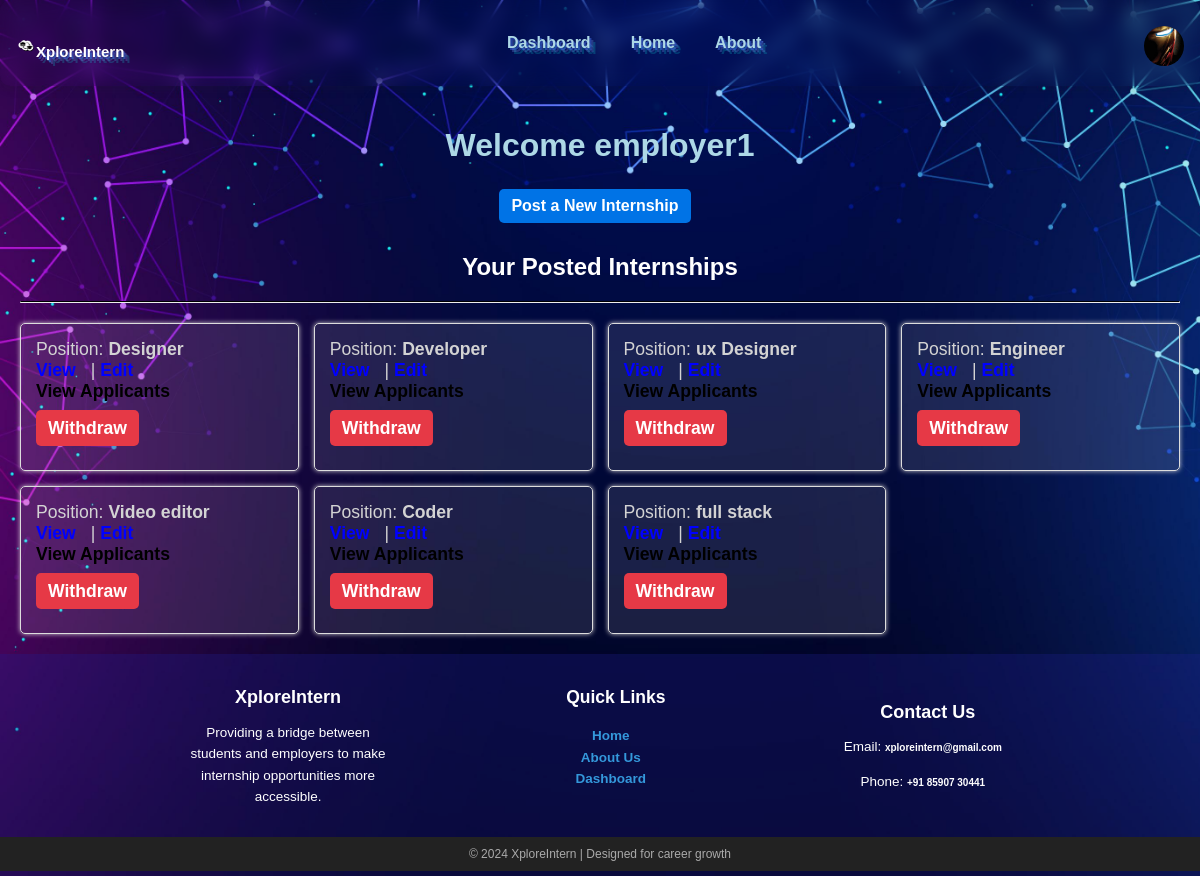
/employer/dashboard/ (signed in), run on the app's committed database.
### internships/models.py (models this page shows, shortened)
class Employer(models.Model):
    user = models.OneToOneField(User, on_delete=models.CASCADE)
    company_name = models.CharField(max_length=100)
    location = models.CharField(max_length=100)
    logo = models.FileField(upload_to='logo/', null=True, blank=True)
    updated_at = models.DateTimeField(auto_now=True)
    approved = models.BooleanField(default=False)  # Field to track approval status
    name= models.CharField(max_length=100, null=True, blank=True)
    contact_number = models.CharField(max_length=15, null=True, blank=True)
    description = models.TextField(null=True, blank=True)

class Job(models.Model):
    company = models.ForeignKey(User, on_delete=models.CASCADE)  # Link to Employer model
    internship_title = models.CharField(max_length=100)
    company_name = models.CharField(max_length=100)
    location = models.CharField(max_length=100)
    internship_type = models.CharField(max_length=50, choices=[('Full-time', 'Full-Time'), ('Part-time', 'Part-Time'), ('Contract', 'Contract'), ('Temporary', 'Temporary')])
    experience_level = models.CharField(max_length=50, choices=[('Entry-level', 'Entry-Level'), ('Junior', 'Junior'), ('Mid-level', 'Mid-Level'), ('Senior', 'Senior'), ('Executive', 'Executive')])
    salary_range = models.CharField(max_length=100)
    benefits = models.TextField()
    summary = models.TextField()
    key_responsibilities = models.TextField()
    required_qualifications = models.TextField()
    preferred_qualifications = models.TextField(blank=True)
    skills = models.TextField()
    application_instructions = models.TextField()
    application_deadline = models.DateField()
    contact_information = models.TextField()
    company_overview = models.TextField()
    company_website = models.URLField()
    is_active = models.BooleanField(default=True)

### internships/views.py (the view)
# urls.py: path('employer/dashboard/', views.employer_dashboard, name='employer_dashboard'),
@login_required
def employer_dashboard(request):
    employerr = Employer.objects.get(user=request.user)
    employer = Employer.objects.filter(user=request.user).first()
    if employer:
        jobs = Job.objects.filter(company=request.user)
        print(f"Number of jobs found: {len(jobs)}")
    else:
        jobs = []
    return render(request, 'internships/employer_dashboard.html', {'jobs': jobs , 'employerr':employer})

### internships/templates/internships/employer_dashboard.html (shortened to what this page needs)
{% load static %}
{% include 'internships/popup_messages.html' %}
<!DOCTYPE html>
<html>
<head>
    <link rel="stylesheet" href="{% static 'css/employer_dashboard.css' %}">
</head>
<body>
    <div class="page-container">
        {% include 'internships/base.html' %}
        <div class="content-wrap">
        <h1 style="text-align: center;">Welcome {{ user.username }}</h1>
        <div style="text-align: center;"><a href="{% url 'post_job' %}">Post a New Internship</a></div>
        <h2 style="text-align: center; color: white">Your Posted Internships</h2>
        <hr style="border-top: 1px solid black; margin: 20px 0;">
        <ul>
            {% for job in jobs %}
                <li>Position: <strong>{{ job.internship_title }}</strong><br>
                    <a href="{% url 'job_preview' job.id %}">View</a> |
                    <a href="{% url 'edit_job' job.id %}">Edit</a> <br>
                    <a class="applicants" href="{% url 'view_applications' job.id %}">View Applicants</a><br>
                    {% if job.is_active %}
                        <a href="{% url 'withdraw_job' job.id %}" class="btn btn-danger" onclick="return confirm('Are you sure you want to withdraw this job?');">Withdraw</a>
                    {% else %}
                        <span class="badge bg-secondary">Withdrawn</span>
                    {% endif %}
                </li>
            {% empty %}
                <li>No jobs posted yet.</li>
            {% endfor %}
        </ul>
    </div>
    {% include 'internships/footer.html' %}
</div>
</body>
</html>

### internships/templates/internships/base.html (shortened to what this page needs)
{% load static %}
<!DOCTYPE html>
<html lang="en">
<head>
    <link rel="stylesheet" href="{% static 'css/styles.css' %}">
</head>
<body>
    <nav>
        <div id="navbar">
            <a id="icon" href="{% url 'home' %}" style="text-shadow: 2px 2px 0 rgba(69, 111, 234, 0.5),
            4px 4px 0 rgba(108, 141, 225, 0.3),
            6px 6px 0 rgba(17, 237, 233, 0.2); color: white"><img src="/static/images/favicon.png" alt="Icon" width="20" height="20"><span>XploreIntern</span></a>
            <div class="nav-links" style="text-shadow: 2px 2px 0 rgba(69, 111, 234, 0.5),
            4px 4px 0 rgba(108, 141, 225, 0.3),
            6px 6px 0 rgba(17, 237, 233, 0.2); ">
            {% if request.user.is_authenticated %}
            {% if user.student %}
                <a href="{% url 'internships_list' %}">Internships</a>
                <a href="{% url 'student_dashboard' %}">Dashboard</a>
            {% elif user.employer %}
                <a href="{% url 'employer_dashboard' %}">Dashboard</a>
            {% endif %}
        {% endif %}
        {% if request.resolver_match.url_name != 'home' %}
            <a href="{% url 'home' %}">Home</a>
            {% endif %}
        <a href="{% url 'about' %}">About</a>
    </div>
    {% if request.user.is_authenticated %}
        <div class="navbar-profile">
            <div class="profile-container">
                {% if user.employer %}
                    {% if user.employer.logo %}
                        <img src="{{ user.employer.logo.url }}?{{ user.employer.updated_at.timestamp }}" alt="Profile Image" class="profile-img" id="profileDropdownToggle">
                    {% else %}
                        <img src="{% static 'images/default_profile.jpg' %}" alt="Profile Image" class="profile-img" id="profileDropdownToggle">
                    {% endif %}
                {% else %}
                    <img src="{% static 'images/default_profile.jpg' %}" alt="Profile Image" class="profile-img" id="profileDropdownToggle">
                {% endif %}
            </div>
        </div>
    {% endif %}
        </div>
    </nav>
</body>
</html>

### static/css/employer_dashboard.css (style rules this page uses)
body { font-family: Arial, sans-serif; background-color: #f4f4f9; background-image: url('/static/images/employer_dashboard.jpg'); background-size: cover; background-repeat: no-repeat; color: #333; margin: 0; padding: 0; }
.page-container { display: flex; flex-direction: column; min-height: 100vh; }
.content-wrap { flex-grow: 1; padding: 20px; }
h1 { color: lightblue; font-size: 2rem; margin-bottom: 15px; }
h2 { color: #333; font-size: 1.5rem; margin-top: 30px; margin-bottom: 15px; }
img { max-width: 200px; max-height: 200px; margin-top: 10px; border-radius: 5px; }
a { color: #0073e6; text-decoration: none; font-weight: bold; margin-right: 10px; }
a[href*="post_job"] { display: inline-block; padding: 8px 12px; background-color: #0073e6; color: white; border-radius: 5px; text-decoration: none; margin-top: 10px; transition: background-color 0.3s ease; }
ul { display: grid; grid-template-columns: repeat(auto-fill, minmax(250px, 1fr)); gap: 15px; padding: 0; list-style: none; margin: 0; }
ul li { background-color: rgb(255, 255, 255,0.1); border: 1px solid #ddd; border-radius: 5px; padding: 15px; box-shadow: 0 0 5px rgba(231, 226, 226, 0.855); font-size: 1.1rem; color: lightgrey; }
ul li a { color: blue; text-decoration: none; margin-right: 10px; }
.btn-danger { color: white; background-color: #e63946; padding: 8px 12px; border-radius: 5px; text-decoration: none; transition: background-color 0.3s ease; line-height: 3; }
.applicants { color: black; font-size:1.1rem; }

### static/css/styles.css (style rules this page uses)
#navbar { display: flex; align-items: center; justify-content: space-between; padding: 1rem; box-shadow: 0 4px 8px rgba(40, 38, 38, 0.1); border-radius: 10px; backdrop-filter: blur(10px); -webkit-backdrop-filter: blur(10px); }
#navbar .nav-links { display: flex; align-items: center; gap: 1rem; }
#navbar .nav-links a { color: lightblue; text-decoration: none; font-size: 1rem; border-radius: 10px; padding: 7px; }
#navbar .navbar-profile { display: flex; align-items: center; gap: 1rem; }
#navbar .profile-container { position: relative; cursor: pointer; }
#navbar .profile-img { width: 40px; height: 40px; border-radius: 50%; object-fit: cover; }
#icon { text-decoration: none; cursor: pointer; font-size: 15px; }

### data on the page
Job: internship_title "Designer", is_active "Withdraw"
Job: internship_title "Developer", is_active "Withdraw"
Job: internship_title "ux Designer", is_active "Withdraw"
Job: internship_title "Engineer", is_active "Withdraw"
Job: internship_title "Video editor", is_active "Withdraw"
Job: internship_title "Coder", is_active "Withdraw"
Job: internship_title "full stack", is_active "Withdraw"

### other printed values
{{ user.username }} "employer1"
